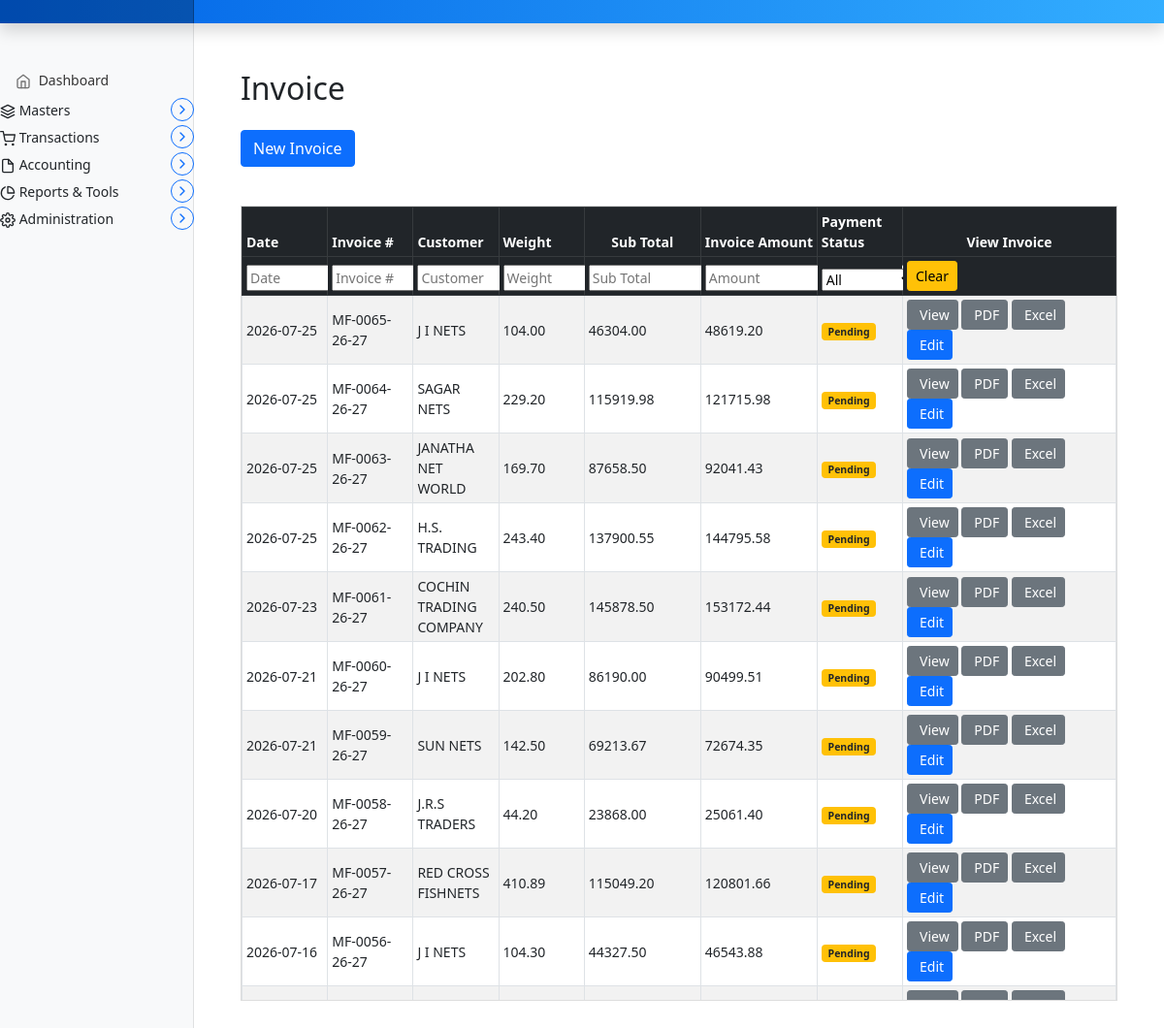
The app's page /invoice/invoice_entry, older data.
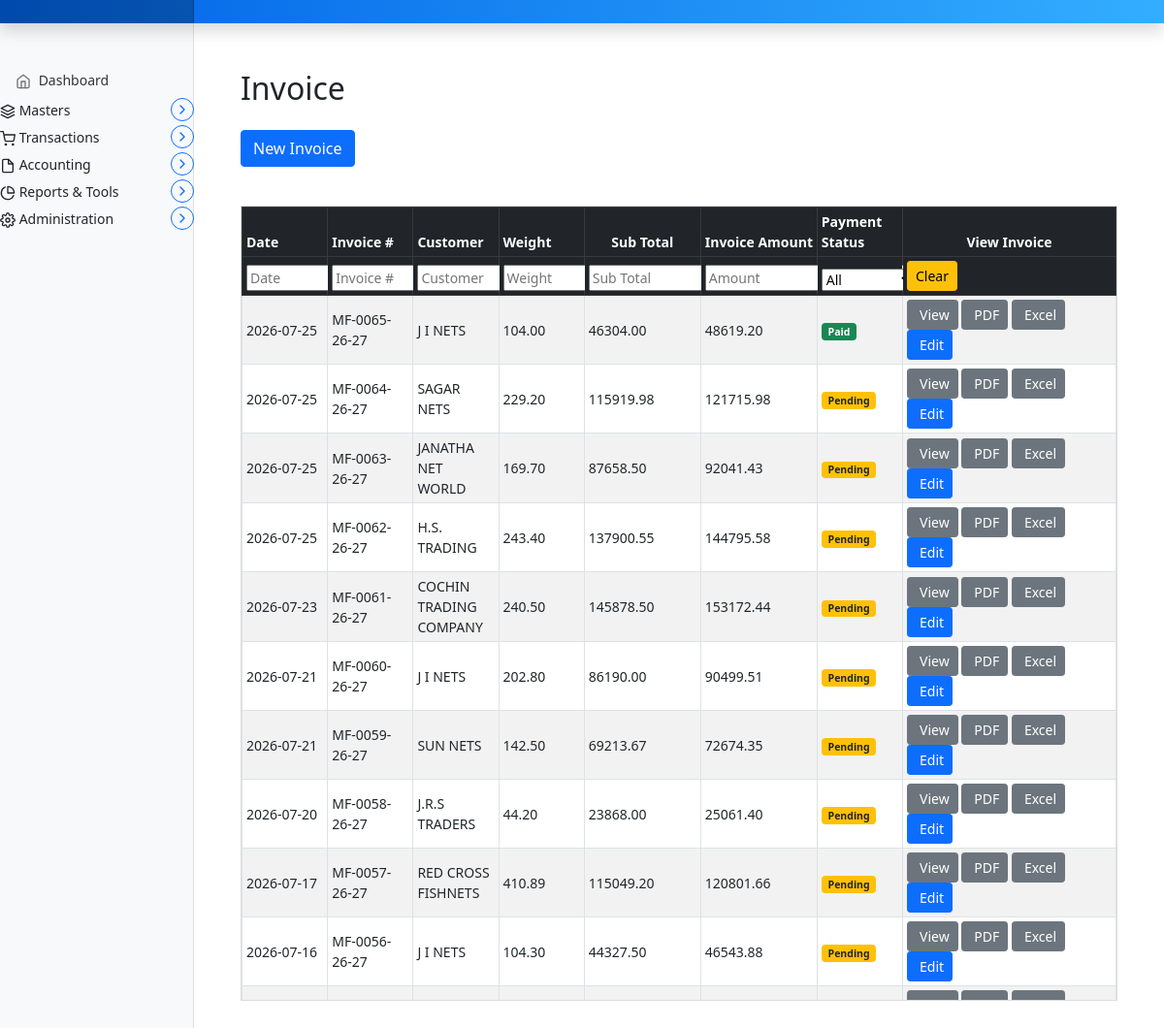
The same page, newer data.
### marania_invoice_app/models.py (models this page shows, shortened)
class Invoice(models.Model):
    invoice_date = models.DateField(null=True, blank=True, default=date.today)
    invoice_number = models.CharField(max_length=50, unique=True, null=True)
    customer_code = models.CharField(max_length=50, unique=False, null=True)
    customer_name = models.CharField(max_length=100, null=True)
    customer_gst = models.CharField(max_length=20, null=True, blank=True)
    customer_address = models.TextField(null=True, blank=True)
    customer_contact = models.CharField(max_length=30, null=True, blank=True)
    customer_email = models.EmailField(null=True, blank=True)
    ship_to_customer_code = models.CharField(max_length=50, unique=False, null=True)
    ship_to_customer_name = models.CharField(max_length=100, null=True)
    ship_to_customer_gst = models.CharField(max_length=20, null=True, blank=True)
    ship_to_customer_address = models.TextField(null=True, blank=True)
    ship_to_customer_contact = models.CharField(max_length=30, null=True, blank=True)
    ship_to_customer_email = models.EmailField(null=True, blank=True)
    dispatched_through = models.CharField(max_length=100, null=True, blank=True)
    destination = models.CharField(max_length=200, null=True, blank=True)
    vehicle_name_number = models.CharField(max_length=100, null=True, blank=True)
    transporter_gst = models.CharField(max_length=100, null=True, blank=True)
    quantity_total  = models.DecimalField(max_digits=10, decimal_places=2, blank=True, null=True, default=Decimal('0.00'))
    subtotal = models.DecimalField(max_digits=14, decimal_places=2, default=Decimal('0.00'))
    cgst_amount = models.DecimalField(max_digits=14, decimal_places=2, default=Decimal('0.00'))
    sgst_amount = models.DecimalField(max_digits=14, decimal_places=2, default=Decimal('0.00'))
    igst_amount = models.DecimalField(max_digits=14, decimal_places=2, default=Decimal('0.00'))
    round_off = models.DecimalField(max_digits=10, decimal_places=2, default=Decimal('0.00'))
    gross_total = models.DecimalField(max_digits=14, decimal_places=2, default=Decimal('0.00'))
    payment_status = models.CharField(max_length=20,
        choices=[
            ('Pending', 'Pending'),
            ('Partial', 'Partial'),
            ('Paid', 'Paid'),
            ('WrittenOff', 'Written Off'),
            ('Cancelled', 'Cancelled'),
        ],
        default='Pending')
    remark = models.CharField(max_length=1024, null=True, blank=True,default="")

### marania_invoice_app/views.py (the view)
# urls.py: path('invoice_entry', views.invoice_entry, name='invoice_entry'),
def invoice_entry(request):
    Invoices =Invoice.objects.order_by('-invoice_date', '-invoice_number')
    Customers = Parties.objects.all()
    customer_dict = defaultdict(lambda:-1)
    transporter_dict = defaultdict(lambda:-1)
    for customer in Parties.objects.all():
        customer_dict[customer.code] = {'name':customer.name, 'gst':customer.gst, 'phone':customer.phone, 'email':customer.email,
                                        'address_bill_to':customer.address_bill_to, 'address_ship_to':customer.address_ship_to,
                                        'is_within_state':customer.is_within_state
                                        }
    for transporter in Transportation.objects.all():
        code = transporter.customer.code
        transporter_dict_temp = {'delivery_place':transporter.delivery_place, 'transporter_name':transporter.transporter_name,
                            'transporter_gst':transporter.transporter_gst, 'vehicle_name_number':transporter.vehicle_name_number,
                            'is_default_transport':transporter.is_default_transport}
        if code not in transporter_dict:
            transporter_dict[code] = [transporter_dict_temp]
        else:
            transporter_dict[code].append(transporter_dict_temp)
    summary_data = invoice_summary()
    product_dict = get_product_dict()
    customer_price_dict = get_customer_price_dictionary()
    next_invoice_number = get_next_invoice_number()
    formatted_number = f"{int(next_invoice_number):04d}"
    invoice_number =  company_settings.invoice_prefix + "-" + formatted_number + "-" + company_settings.finance_year
    context = {'invoice_form': forms.InvoiceForm(initial={'invoice_number':invoice_number}) ,
               'invoices':Invoices, 'invoiceitems':summary_data,
               'customers':Customers, 'customer_dict': json.dumps(customer_dict),
               'transporter_dict':json.dumps(transporter_dict),
               'customer_price_dict':json.dumps(customer_price_dict),
               'product_dict':json.dumps(product_dict),
               }
    return render(request, 'marania_invoice_app/invoice_entry.html', context)

### marania_invoice_app/templatetags/dict_extras.py (called while the page is built)
@register.filter
def get_item(dictionary, key):
    if dictionary is None or dictionary == "":
        return {}
    return dictionary.get(key)

### marania_invoice_app/views.py (called while the page is built)
def get_next_invoice_number():
    try:
        settings = CompanySettings.objects.get(id=1)
        next_invoice = f"{settings.current_invoice_number+1}"
        return next_invoice
    except CompanySettings.DoesNotExist:
        return None

def get_product_dict():
    global _PRODUCT_DICT
    if _PRODUCT_DICT is not None:
        return _PRODUCT_DICT
    products_dict = defaultdict(dict)
    products = Product.objects.select_related('material').all()
    for product in products:
        products_dict[product.code] = {
            "name": product.name,
            "display_name": product.display_name,
            "hsn": product.hsn,
            "material_code": product.material.code if product.material else None,
            "material_name": product.material.name if product.material else None,
            "cgst": str(product.cgst),
            "sgst": str(product.sgst),
            "igst": str(product.igst),
            "description": product.description,
        }
    _PRODUCT_DICT = products_dict
    return _PRODUCT_DICT

### templates/marania_invoice_app/invoice_entry.html (shortened to what the changed rows need)
{% extends 'partials/base.html' %}
{% load static %}
{% load crispy_forms_tags %}
{% block main %}
{% load dict_extras %}
<main class="col-md-9 ms-sm-auto col-lg-10 px-md-4">
  <div class="container my-5">
    <h2 class="mb-4">Invoice</h2>
    <div class="invoice-list mt-4">
      {% if invoices %}
          <div class="table-responsive invoice-table-wrapper">
          <table id="invoice-table" class="table table-striped table-hover table-bordered table-sm align-middle">
            <thead class="table-dark">
              <tr>
                <th scope="col">Date</th>
                <th scope="col">Invoice #</th>
                <th scope="col">Customer</th>
                <th scope="col">Weight</th>
                <th scope="col" class="col-amount">Sub Total</th>
                <th scope="col" class="col-amount">Invoice Amount</th>
                <th scope="col">Payment Status</th>
                <th scope="col" class="col-view-invoice">View Invoice</th>
              </tr>
                <tr id="invoice-filter-row">
                <th><input class="filter-input" placeholder="Date"></th>
                <th><input class="filter-input" placeholder="Invoice #"></th>
                <th>
                </th>
                <th><input class="filter-input" placeholder="Weight"></th>
                <th><input class="filter-input" placeholder="Sub Total"></th>
                <th><input class="filter-input" placeholder="Amount"></th>
                <th>
                  <select class="filter-input">
                    <option value="">All</option>
                  </select>
                </th>
                <th>
                  <button class="btn btn-warning btn-sm" id="clear-invoice-filters">
                    Clear
                  </button>
                </th>
               </tr>
            </thead>
            <tbody>
              {% for invoice in invoices %}
                <tr>
                  <td>{{ invoice.invoice_date|date:"Y-m-d" }}</td>
                  <td>{{ invoice.invoice_number }}</td>
                  <td>{{ invoice.customer_name }}</td>
                  {% with invoice_item=invoiceitems|get_item:invoice.invoice_number %}
                    <td>
                      {% if invoice_item %}
                        {{ invoice_item.weight }}
                      {% else %}
                        <span class="text-muted">0</span>
                      {% endif %}
                    </td>
                     <td>
                      {% if invoice_item %}
                        {{ invoice_item.sub_total }}
                      {% else %}
                        <span class="text-muted">0</span>
                      {% endif %}
                    </td>
                     <td>
                      {% if invoice_item %}
                        {{ invoice_item.invoice_amount }}
                      {% else %}
                        <span class="text-muted">0</span>
                      {% endif %}
                    </td>
                  {% endwith %}
                  <td>
                    <span class="badge
                      {% if invoice.payment_status == 'Paid' %}bg-success
                      {% elif invoice.payment_status == 'Partial' %}bg-info text-dark
                      {% elif invoice.payment_status == 'Pending' %}bg-warning text-dark
                      {% elif invoice.payment_status == 'WrittenOff' %}bg-secondary
                      {% elif invoice.payment_status == 'Cancelled' %}bg-danger
                      {% else %}bg-light text-dark{% endif %}">
                      {{ invoice.payment_status|default:'Pending' }}
                    </span>
                  </td>
                  <td>
                    <a href="javascript:void(0);"
                      onclick="openInvoicePopup('{{ invoice.invoice_number }}')"
                      class="btn btn-sm btn-secondary d-inline-flex align-items-center">
                       View
                    </a>
                 <a href="{% url 'invoice_pdf' invoice.invoice_number %}"
                    class="btn btn-sm btn-secondary d-inline-flex align-items-center">
                     PDF
                  </a>
                     <a href="javascript:void(0);"
                      onclick="openInvoicePopup('{{ invoice.invoice_number }}')"
                      class="btn btn-sm btn-secondary d-inline-flex align-items-center">
                       Excel
                    </a>
                    <a href="javascript:void(0);"
                       onclick="loadInvoice('{{ invoice.invoice_number }}')"
                        class="btn btn-sm btn-primary d-inline-flex align-items-center">
                         Edit
                    </a>
                  </td>
                </tr>
              {% endfor %}
            </tbody>
          </table>
        </div>
      {% else %}
        <p class="text-muted">No invoices found.</p>
      {% endif %}
    </div>
  </div>
</main>
{% endblock %}

Row changes from the older to the newer data that the page shows:
changed Invoice "MF-0065-26-27": payment_status "Pending" → "Paid"
